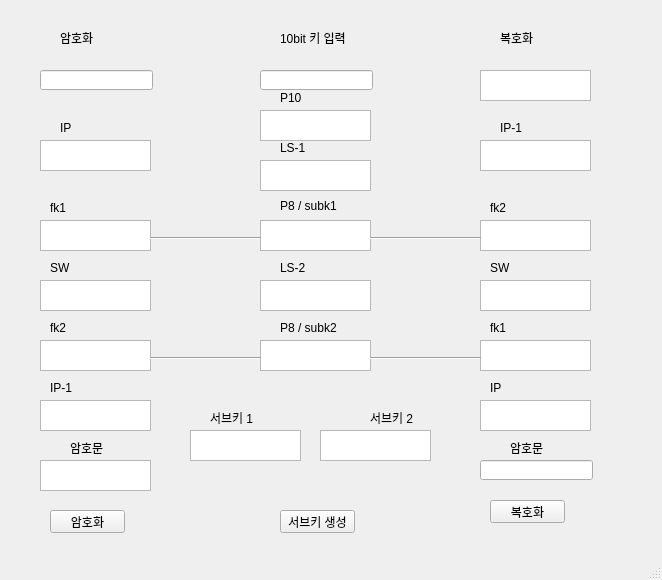
<?xml version="1.0" encoding="UTF-8"?>
<ui version="4.0">
 <class>MainWindow</class>
 <widget class="QMainWindow" name="MainWindow">
  <property name="geometry">
   <rect>
    <x>0</x>
    <y>0</y>
    <width>662</width>
    <height>580</height>
   </rect>
  </property>
  <property name="windowTitle">
   <string>MainWindow</string>
  </property>
  <widget class="QWidget" name="centralwidget">
   <widget class="QPushButton" name="pushButton">
    <property name="geometry">
     <rect>
      <x>280</x>
      <y>510</y>
      <width>75</width>
      <height>23</height>
     </rect>
    </property>
    <property name="text">
     <string>서브키 생성</string>
    </property>
   </widget>
   <widget class="QPushButton" name="pushButton_2">
    <property name="geometry">
     <rect>
      <x>50</x>
      <y>510</y>
      <width>75</width>
      <height>23</height>
     </rect>
    </property>
    <property name="text">
     <string>암호화</string>
    </property>
   </widget>
   <widget class="QLabel" name="label">
    <property name="geometry">
     <rect>
      <x>280</x>
      <y>30</y>
      <width>81</width>
      <height>16</height>
     </rect>
    </property>
    <property name="text">
     <string>10bit 키 입력</string>
    </property>
   </widget>
   <widget class="QPushButton" name="pushButton_3">
    <property name="geometry">
     <rect>
      <x>490</x>
      <y>500</y>
      <width>75</width>
      <height>23</height>
     </rect>
    </property>
    <property name="text">
     <string>복호화</string>
    </property>
   </widget>
   <widget class="QLabel" name="label_2">
    <property name="geometry">
     <rect>
      <x>60</x>
      <y>30</y>
      <width>81</width>
      <height>16</height>
     </rect>
    </property>
    <property name="text">
     <string>암호화</string>
    </property>
   </widget>
   <widget class="QLabel" name="label_3">
    <property name="geometry">
     <rect>
      <x>500</x>
      <y>30</y>
      <width>81</width>
      <height>16</height>
     </rect>
    </property>
    <property name="text">
     <string>복호화</string>
    </property>
   </widget>
   <widget class="QTextBrowser" name="textBrowser">
    <property name="geometry">
     <rect>
      <x>260</x>
      <y>160</y>
      <width>111</width>
      <height>31</height>
     </rect>
    </property>
   </widget>
   <widget class="QTextBrowser" name="textBrowser_2">
    <property name="geometry">
     <rect>
      <x>260</x>
      <y>220</y>
      <width>111</width>
      <height>31</height>
     </rect>
    </property>
   </widget>
   <widget class="QTextBrowser" name="textBrowser_3">
    <property name="geometry">
     <rect>
      <x>260</x>
      <y>280</y>
      <width>111</width>
      <height>31</height>
     </rect>
    </property>
   </widget>
   <widget class="QTextBrowser" name="textBrowser_4">
    <property name="geometry">
     <rect>
      <x>260</x>
      <y>340</y>
      <width>111</width>
      <height>31</height>
     </rect>
    </property>
   </widget>
   <widget class="QTextBrowser" name="textBrowser_5">
    <property name="geometry">
     <rect>
      <x>190</x>
      <y>430</y>
      <width>111</width>
      <height>31</height>
     </rect>
    </property>
   </widget>
   <widget class="QTextBrowser" name="textBrowser_6">
    <property name="geometry">
     <rect>
      <x>320</x>
      <y>430</y>
      <width>111</width>
      <height>31</height>
     </rect>
    </property>
   </widget>
   <widget class="QTextBrowser" name="textBrowser_IPE">
    <property name="geometry">
     <rect>
      <x>40</x>
      <y>140</y>
      <width>111</width>
      <height>31</height>
     </rect>
    </property>
   </widget>
   <widget class="QTextBrowser" name="textBrowser_fk1E">
    <property name="geometry">
     <rect>
      <x>40</x>
      <y>220</y>
      <width>111</width>
      <height>31</height>
     </rect>
    </property>
   </widget>
   <widget class="QTextBrowser" name="textBrowser_SWE">
    <property name="geometry">
     <rect>
      <x>40</x>
      <y>280</y>
      <width>111</width>
      <height>31</height>
     </rect>
    </property>
   </widget>
   <widget class="QTextBrowser" name="textBrowser_fk2E">
    <property name="geometry">
     <rect>
      <x>40</x>
      <y>340</y>
      <width>111</width>
      <height>31</height>
     </rect>
    </property>
   </widget>
   <widget class="QTextBrowser" name="textBrowser_IP1E">
    <property name="geometry">
     <rect>
      <x>40</x>
      <y>400</y>
      <width>111</width>
      <height>31</height>
     </rect>
    </property>
   </widget>
   <widget class="QTextBrowser" name="textBrowser_16">
    <property name="geometry">
     <rect>
      <x>480</x>
      <y>70</y>
      <width>111</width>
      <height>31</height>
     </rect>
    </property>
   </widget>
   <widget class="QLineEdit" name="lineEdit">
    <property name="geometry">
     <rect>
      <x>260</x>
      <y>70</y>
      <width>113</width>
      <height>20</height>
     </rect>
    </property>
   </widget>
   <widget class="QLineEdit" name="lineEdit_2">
    <property name="geometry">
     <rect>
      <x>40</x>
      <y>70</y>
      <width>113</width>
      <height>20</height>
     </rect>
    </property>
   </widget>
   <widget class="QLineEdit" name="lineEdit_3">
    <property name="geometry">
     <rect>
      <x>480</x>
      <y>460</y>
      <width>113</width>
      <height>20</height>
     </rect>
    </property>
   </widget>
   <widget class="QTextBrowser" name="textBrowser_p10">
    <property name="geometry">
     <rect>
      <x>260</x>
      <y>110</y>
      <width>111</width>
      <height>31</height>
     </rect>
    </property>
   </widget>
   <widget class="QLabel" name="label_4">
    <property name="geometry">
     <rect>
      <x>210</x>
      <y>410</y>
      <width>81</width>
      <height>16</height>
     </rect>
    </property>
    <property name="text">
     <string>서브키 1</string>
    </property>
   </widget>
   <widget class="QLabel" name="label_5">
    <property name="geometry">
     <rect>
      <x>370</x>
      <y>410</y>
      <width>81</width>
      <height>16</height>
     </rect>
    </property>
    <property name="text">
     <string>서브키 2</string>
    </property>
   </widget>
   <widget class="QLabel" name="label_6">
    <property name="geometry">
     <rect>
      <x>280</x>
      <y>90</y>
      <width>81</width>
      <height>16</height>
     </rect>
    </property>
    <property name="text">
     <string>P10</string>
    </property>
   </widget>
   <widget class="QLabel" name="label_7">
    <property name="geometry">
     <rect>
      <x>280</x>
      <y>140</y>
      <width>81</width>
      <height>16</height>
     </rect>
    </property>
    <property name="text">
     <string>LS-1</string>
    </property>
   </widget>
   <widget class="QLabel" name="label_8">
    <property name="geometry">
     <rect>
      <x>280</x>
      <y>196</y>
      <width>81</width>
      <height>20</height>
     </rect>
    </property>
    <property name="text">
     <string>P8 / subk1</string>
    </property>
   </widget>
   <widget class="QLabel" name="label_9">
    <property name="geometry">
     <rect>
      <x>280</x>
      <y>260</y>
      <width>81</width>
      <height>16</height>
     </rect>
    </property>
    <property name="text">
     <string>LS-2</string>
    </property>
   </widget>
   <widget class="QLabel" name="label_10">
    <property name="geometry">
     <rect>
      <x>280</x>
      <y>320</y>
      <width>81</width>
      <height>16</height>
     </rect>
    </property>
    <property name="text">
     <string>P8 / subk2</string>
    </property>
   </widget>
   <widget class="QLabel" name="label_11">
    <property name="geometry">
     <rect>
      <x>60</x>
      <y>120</y>
      <width>81</width>
      <height>16</height>
     </rect>
    </property>
    <property name="text">
     <string>IP</string>
    </property>
   </widget>
   <widget class="QLabel" name="label_12">
    <property name="geometry">
     <rect>
      <x>50</x>
      <y>200</y>
      <width>81</width>
      <height>16</height>
     </rect>
    </property>
    <property name="text">
     <string>fk1</string>
    </property>
   </widget>
   <widget class="QLabel" name="label_13">
    <property name="geometry">
     <rect>
      <x>50</x>
      <y>260</y>
      <width>81</width>
      <height>16</height>
     </rect>
    </property>
    <property name="text">
     <string>SW</string>
    </property>
   </widget>
   <widget class="QLabel" name="label_14">
    <property name="geometry">
     <rect>
      <x>50</x>
      <y>320</y>
      <width>81</width>
      <height>16</height>
     </rect>
    </property>
    <property name="text">
     <string>fk2</string>
    </property>
   </widget>
   <widget class="QLabel" name="label_15">
    <property name="geometry">
     <rect>
      <x>50</x>
      <y>380</y>
      <width>81</width>
      <height>16</height>
     </rect>
    </property>
    <property name="text">
     <string>IP-1</string>
    </property>
   </widget>
   <widget class="QTextBrowser" name="textBrowser_17">
    <property name="geometry">
     <rect>
      <x>40</x>
      <y>460</y>
      <width>111</width>
      <height>31</height>
     </rect>
    </property>
   </widget>
   <widget class="QLabel" name="label_16">
    <property name="geometry">
     <rect>
      <x>70</x>
      <y>440</y>
      <width>81</width>
      <height>16</height>
     </rect>
    </property>
    <property name="text">
     <string>암호문</string>
    </property>
   </widget>
   <widget class="QLabel" name="label_17">
    <property name="geometry">
     <rect>
      <x>490</x>
      <y>260</y>
      <width>81</width>
      <height>16</height>
     </rect>
    </property>
    <property name="text">
     <string>SW</string>
    </property>
   </widget>
   <widget class="QTextBrowser" name="textBrowser_SWE_2">
    <property name="geometry">
     <rect>
      <x>480</x>
      <y>280</y>
      <width>111</width>
      <height>31</height>
     </rect>
    </property>
   </widget>
   <widget class="QLabel" name="label_18">
    <property name="geometry">
     <rect>
      <x>500</x>
      <y>120</y>
      <width>81</width>
      <height>16</height>
     </rect>
    </property>
    <property name="text">
     <string>IP-1</string>
    </property>
   </widget>
   <widget class="QTextBrowser" name="textBrowser_fk1E_2">
    <property name="geometry">
     <rect>
      <x>480</x>
      <y>340</y>
      <width>111</width>
      <height>31</height>
     </rect>
    </property>
   </widget>
   <widget class="QTextBrowser" name="textBrowser_fk2E_2">
    <property name="geometry">
     <rect>
      <x>480</x>
      <y>220</y>
      <width>111</width>
      <height>31</height>
     </rect>
    </property>
   </widget>
   <widget class="QLabel" name="label_19">
    <property name="geometry">
     <rect>
      <x>490</x>
      <y>200</y>
      <width>81</width>
      <height>16</height>
     </rect>
    </property>
    <property name="text">
     <string>fk2</string>
    </property>
   </widget>
   <widget class="QTextBrowser" name="textBrowser_IP1E_2">
    <property name="geometry">
     <rect>
      <x>480</x>
      <y>140</y>
      <width>111</width>
      <height>31</height>
     </rect>
    </property>
   </widget>
   <widget class="QLabel" name="label_20">
    <property name="geometry">
     <rect>
      <x>490</x>
      <y>380</y>
      <width>81</width>
      <height>16</height>
     </rect>
    </property>
    <property name="text">
     <string>IP</string>
    </property>
   </widget>
   <widget class="QLabel" name="label_21">
    <property name="geometry">
     <rect>
      <x>490</x>
      <y>320</y>
      <width>81</width>
      <height>16</height>
     </rect>
    </property>
    <property name="text">
     <string>fk1</string>
    </property>
   </widget>
   <widget class="QTextBrowser" name="textBrowser_IPE_2">
    <property name="geometry">
     <rect>
      <x>480</x>
      <y>400</y>
      <width>111</width>
      <height>31</height>
     </rect>
    </property>
   </widget>
   <widget class="Line" name="line">
    <property name="geometry">
     <rect>
      <x>150</x>
      <y>230</y>
      <width>111</width>
      <height>16</height>
     </rect>
    </property>
    <property name="orientation">
     <enum>Qt::Horizontal</enum>
    </property>
   </widget>
   <widget class="Line" name="line_2">
    <property name="geometry">
     <rect>
      <x>370</x>
      <y>230</y>
      <width>111</width>
      <height>16</height>
     </rect>
    </property>
    <property name="orientation">
     <enum>Qt::Horizontal</enum>
    </property>
   </widget>
   <widget class="Line" name="line_3">
    <property name="geometry">
     <rect>
      <x>370</x>
      <y>350</y>
      <width>111</width>
      <height>16</height>
     </rect>
    </property>
    <property name="orientation">
     <enum>Qt::Horizontal</enum>
    </property>
   </widget>
   <widget class="Line" name="line_4">
    <property name="geometry">
     <rect>
      <x>150</x>
      <y>350</y>
      <width>111</width>
      <height>16</height>
     </rect>
    </property>
    <property name="orientation">
     <enum>Qt::Horizontal</enum>
    </property>
   </widget>
   <widget class="QLabel" name="label_22">
    <property name="geometry">
     <rect>
      <x>510</x>
      <y>440</y>
      <width>81</width>
      <height>16</height>
     </rect>
    </property>
    <property name="text">
     <string>암호문</string>
    </property>
   </widget>
  </widget>
  <widget class="QMenuBar" name="menubar">
   <property name="geometry">
    <rect>
     <x>0</x>
     <y>0</y>
     <width>662</width>
     <height>21</height>
    </rect>
   </property>
  </widget>
  <widget class="QStatusBar" name="statusbar"/>
 </widget>
 <resources/>
 <connections/>
</ui>
